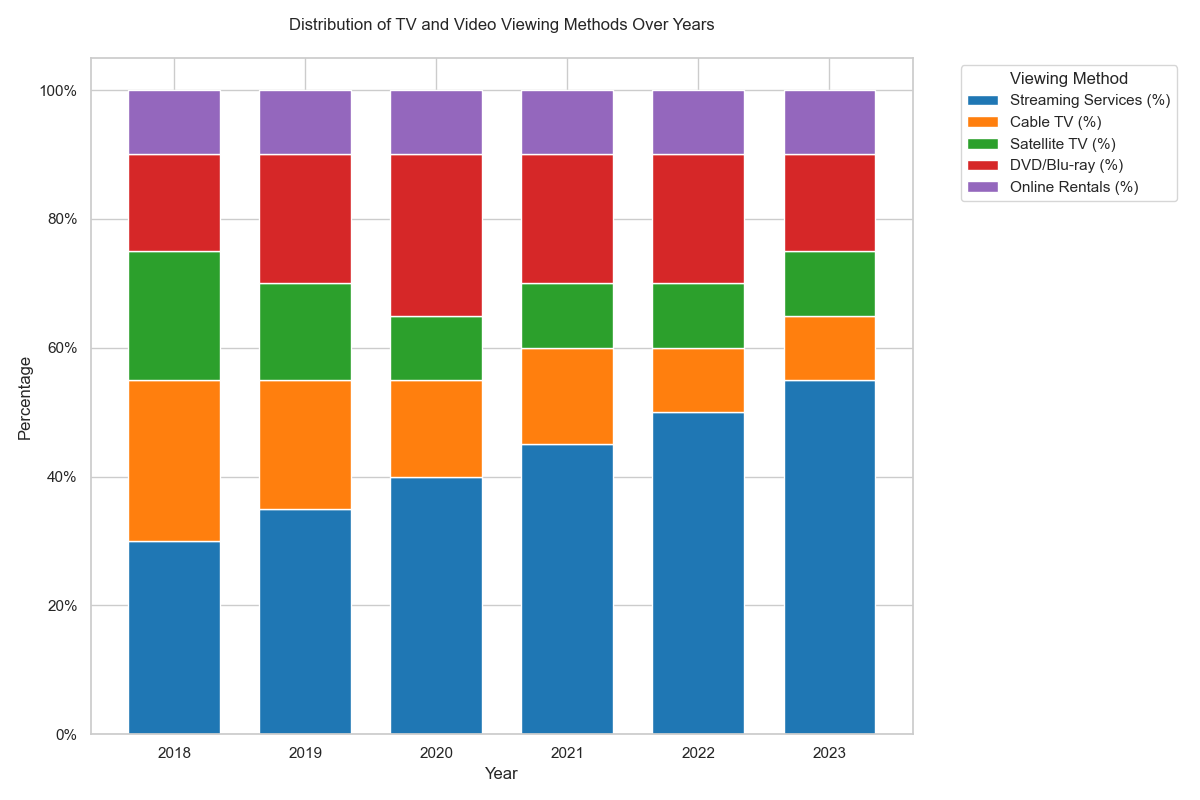

Reproduce this figure in Python.

import matplotlib.pyplot as plt
import pandas as pd

data = [
    {'Year': 2018, 'Streaming Services (%)': 30, 'Cable TV (%)': 25, 'Satellite TV (%)': 20, 'DVD/Blu-ray (%)': 15, 'Online Rentals (%)': 10},
    {'Year': 2019, 'Streaming Services (%)': 35, 'Cable TV (%)': 20, 'Satellite TV (%)': 15, 'DVD/Blu-ray (%)': 20, 'Online Rentals (%)': 10},
    {'Year': 2020, 'Streaming Services (%)': 40, 'Cable TV (%)': 15, 'Satellite TV (%)': 10, 'DVD/Blu-ray (%)': 25, 'Online Rentals (%)': 10},
    {'Year': 2021, 'Streaming Services (%)': 45, 'Cable TV (%)': 15, 'Satellite TV (%)': 10, 'DVD/Blu-ray (%)': 20, 'Online Rentals (%)': 10},
    {'Year': 2022, 'Streaming Services (%)': 50, 'Cable TV (%)': 10, 'Satellite TV (%)': 10, 'DVD/Blu-ray (%)': 20, 'Online Rentals (%)': 10},
    {'Year': 2023, 'Streaming Services (%)': 55, 'Cable TV (%)': 10, 'Satellite TV (%)': 10, 'DVD/Blu-ray (%)': 15, 'Online Rentals (%)': 10},
]

df = pd.DataFrame(data)
df.set_index('Year', inplace=True)
cumulative_values = df.cumsum(axis=1)

colors = ['#1f77b4', '#ff7f0e', '#2ca02c', '#d62728', '#9467bd']
fig, ax = plt.subplots(figsize=(12, 8))

bar_width = 0.7
for i, col in enumerate(df.columns):
    bottom_values = cumulative_values.iloc[:, i-1] if i > 0 else None
    ax.bar(df.index, df[col], bottom=bottom_values, color=colors[i], edgecolor='white', label=col, width=bar_width)

ax.set_xticks(df.index)
ax.set_xticklabels(df.index, rotation=0)
ax.set_xlabel('Year')
ax.set_ylabel('Percentage')
ax.set_title('Distribution of TV and Video Viewing Methods Over Years', pad=20)
ax.legend(title='Viewing Method', bbox_to_anchor=(1.05, 1), loc='upper left')

yticks = ax.get_yticks()
ax.set_yticklabels(['{}%'.format(int(y)) for y in yticks])

plt.tight_layout()
plt.show()
